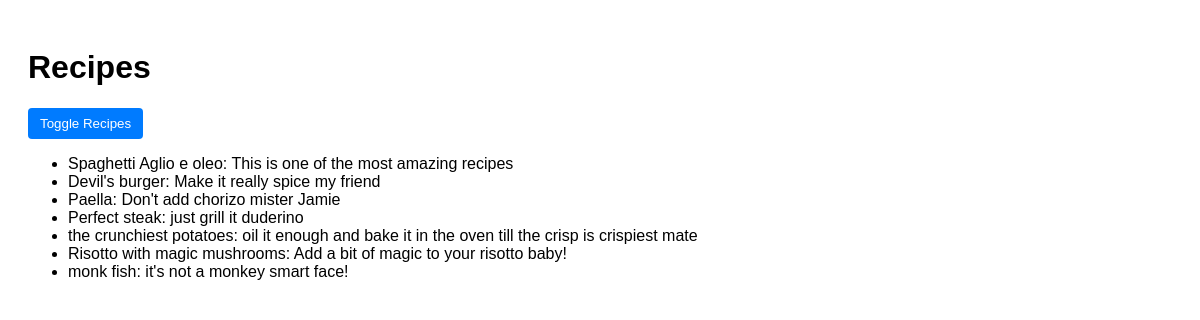
The app's page /recipes/ with its own data.
### recipes/models.py (models this page shows, shortened)
class Recipe(models.Model):
    title = models.CharField(max_length=100)
    description = models.TextField()
    created_at = models.DateTimeField(auto_now_add=True)

### recipes/views.py (the view)
# urls.py: path('recipes/', recipe_list, name='recipe_list'),
def recipe_list(request):
    recipes = Recipe.objects.all()
    return render(request, "recipes/recipe_list.html", {"recipes": recipes})

### recipes/templates/recipes/recipe_list.html (shortened to what this page needs)
<!DOCTYPE html>
<html lang="en">
  <head>
  </head>
  <body>
    <h1>Recipes</h1>
    <div x-data="{ open: true }">
      <button @click="open = !open">Toggle Recipes</button>
      <div x-show="open">
        <ul>
          {% for recipe in recipes %}
          <li>{{ recipe.title }}: {{ recipe.description }}</li>
          {% endfor %}
        </ul>
      </div>
    </div>
  </body>
</html>

### recipes/templates/recipes/recipe_list.html (style rules this page uses)
body { font-family: Arial, sans-serif; padding: 20px; }
button { padding: 8px 12px; background-color: #007bff; color: white; border: none; border-radius: 4px; cursor: pointer; }

### records on screen
Recipe: title "Spaghetti Aglio e oleo", description "This is one of the most amazing recipes"
Recipe: title "Devil's burger", description "Make it really spice my friend"
Recipe: title "Paella", description "Don't add chorizo mister Jamie"
Recipe: title "Perfect steak", description "just grill it duderino"
Recipe: title "the crunchiest potatoes", description "oil it enough and bake it in the oven till the crisp is crispiest mate"
Recipe: title "Risotto with magic mushrooms", description "Add a bit of magic to your risotto baby!"
Recipe: title "monk fish", description "it's not a monkey smart face!"
